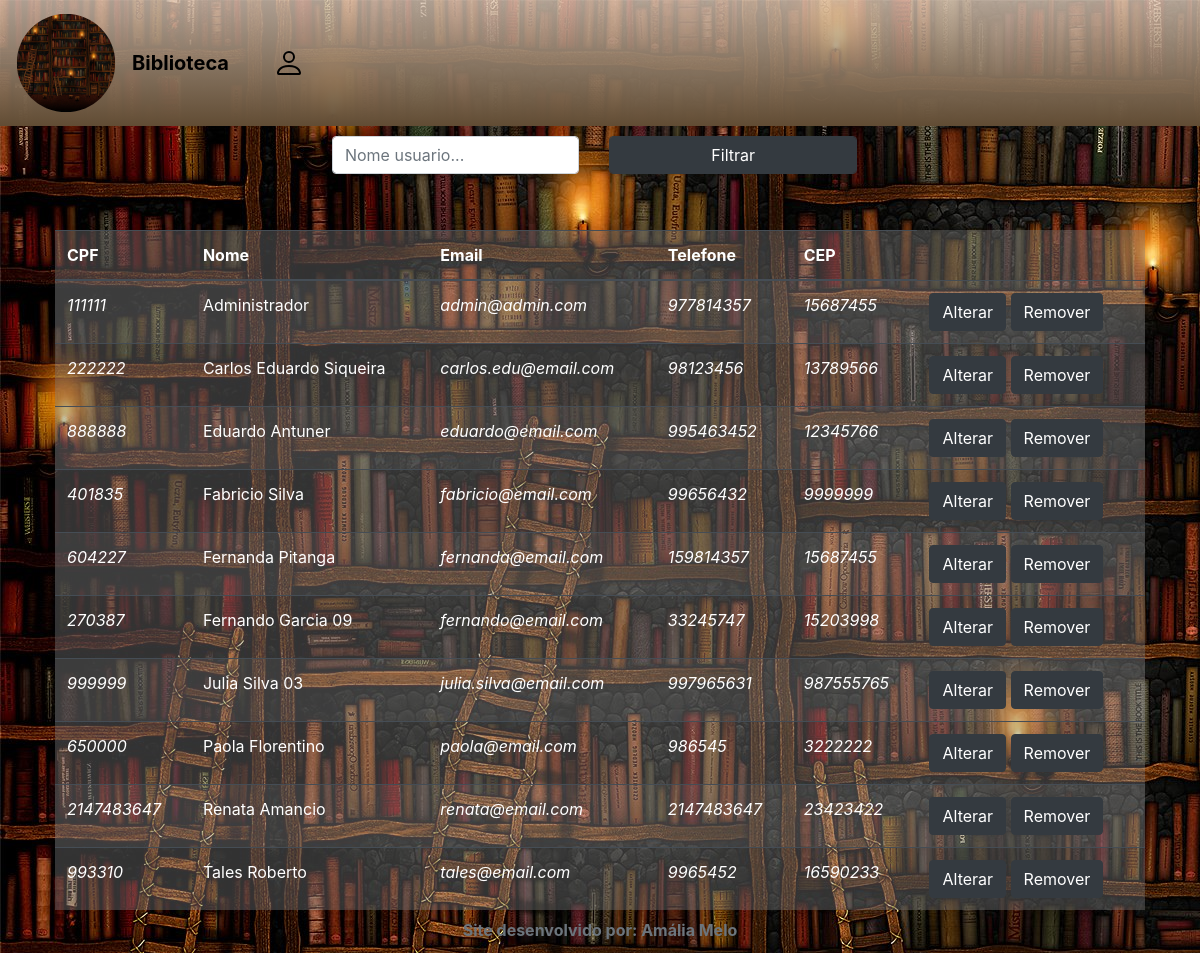
The page /20201201/lista_usuario.php on the database its author committed.
### tables this page shows
CREATE TABLE `usuario` (
  `cpf` int(12) NOT NULL,
  `nome_usuario` varchar(100) NOT NULL,
  `email` varchar(100) NOT NULL,
  `telefone` int(9) NOT NULL,
  `cep` int(8) NOT NULL,
  `senha` char(32) NOT NULL,
  `permissao` int(11) NOT NULL
);

### 20201201/lista_usuario.php (the view, shortened to what this page needs)
<?php
    include "conf.php";
    echo'<center>
            <form method = "POST" name="filtro" class="d-flex justify-content-center">
                <div class="form-group col-md-3" style="margin-left: 2%;">
                    <input type="text" name="nome_usuario" placeholder = "Nome usuario..." class="form-control">
                </div>
                <div class="from-group col-md-3 " style="margin-right: 3%;">
                    <button class="btn btn-dark form-control" type="button" id="filtro_usuario">Filtrar</button>
                </div>
            </form>';
        $select = "SELECT * FROM usuario ORDER BY nome_usuario";
         $resultado = mysqli_query($conexao,$select);
    echo ' <div id="msg" style="color:white" class="d-flex justify-content-center"></div>
    <div id="filtro">
    <table class="table table-dark table-striped table-hover table2" width="50%">
    <thead class="thead">
        <tr>
            <th>CPF</th>
            <th>Nome</th>
            <th>Email</th>
            <th>Telefone</th>
            <th>CEP</th>
        </tr>
    </thead>
    <tbody id="tbody_usuario">';
    while($linha = mysqli_fetch_assoc($resultado)){
    echo '<tr>
            <td style="font-style:italic;">'.$linha["cpf"].'</td>
            <td>'.$linha["nome_usuario"].'</td>
            <td style="font-style:italic;">'.$linha["email"].'</td>
            <td style="font-style:italic;">'.$linha["telefone"].'</td>
            <td style="font-style:italic;">'.$linha["cep"].'</td>
            <td>
                <button class="btn btn-dark alterar_usuario" value="'.$linha["cpf"].'" data-toggle="modal"
                        data-target="#modal">Alterar</button>
                <button class="btn btn-dark remover_usuario" value="'.$linha["cpf"].'" data-toggle="modal"
                    data-target="#modal_remover">Remover</button>
                </td>
        </tr>';
    }
    echo "</tbody></table>";
    echo "<hr/> </ul></div>";
?>

### 20201201/css/main.css (style rules this page uses)
body { min-height: 100vh; background-image: url("../img/logo.jpg"); }
.table2 { background-color: rgba(125, 125, 125, 0.4); color:white; }
div { padding:10px; }

### rows shown on the page
usuario: cpf "111111", nome_usuario "Administrador", email "admin@admin.com", telefone "977814357", cep "15687455"
usuario: cpf "222222", nome_usuario "Carlos Eduardo Siqueira", email "carlos.edu@email.com", telefone "98123456", cep "13789566"
usuario: cpf "888888", nome_usuario "Eduardo Antuner", email "eduardo@email.com", telefone "995463452", cep "12345766"
usuario: cpf "401835", nome_usuario "Fabricio Silva", email "fabricio@email.com", telefone "99656432", cep "9999999"
usuario: cpf "604227", nome_usuario "Fernanda Pitanga", email "fernanda@email.com", telefone "159814357", cep "15687455"
usuario: cpf "270387", nome_usuario "Fernando Garcia 09", email "fernando@email.com", telefone "33245747", cep "15203998"
usuario: cpf "999999", nome_usuario "Julia Silva 03", email "julia.silva@email.com", telefone "997965631", cep "987555765"
usuario: cpf "650000", nome_usuario "Paola Florentino", email "paola@email.com", telefone "986545", cep "3222222"
usuario: cpf "2147483647", nome_usuario "Renata Amancio", email "renata@email.com", telefone "2147483647", cep "23423422"
usuario: cpf "993310", nome_usuario "Tales Roberto", email "tales@email.com", telefone "9965452", cep "16590233"

### other values the page prints
$desenvolvedor "Amália Melo"
